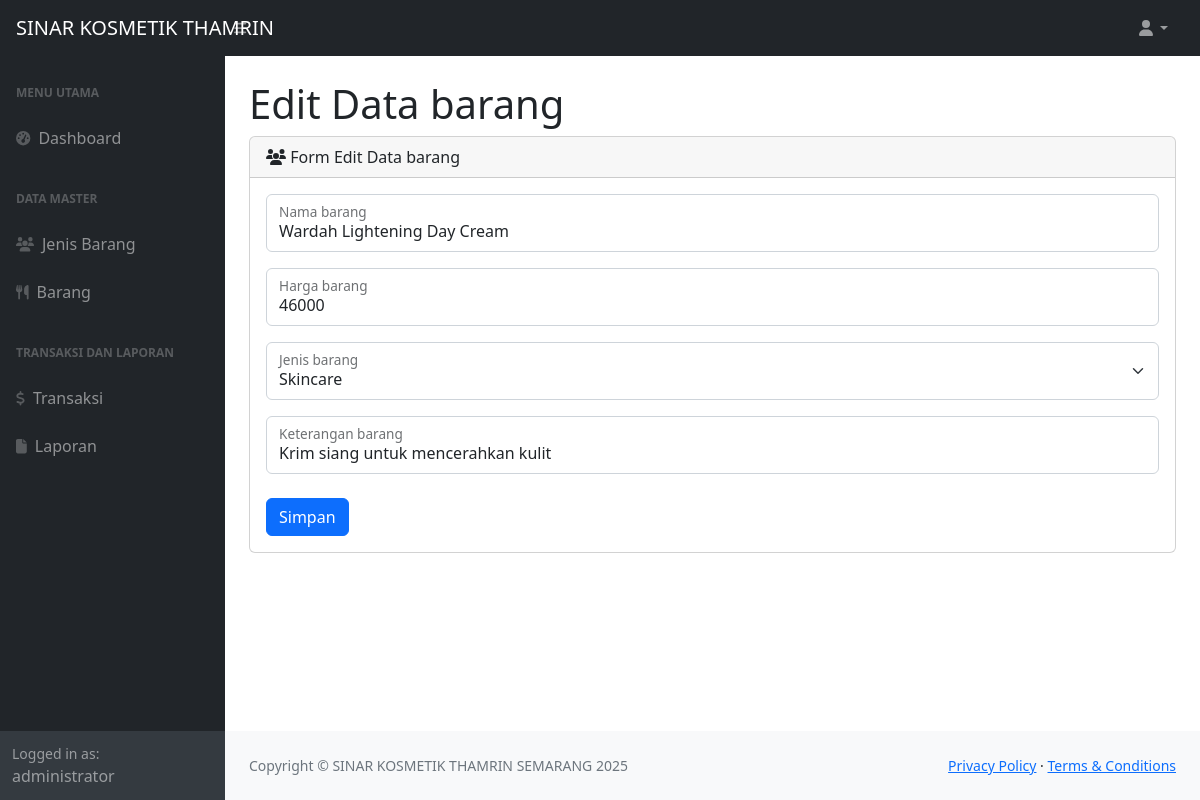
The page /kasir/index.php?page=editbarang&id=16 (signed in) on the database its author committed.
### tables this page shows
CREATE TABLE `barang` (
  `idbarang` int NOT NULL,
  `namabarang` varchar(50) NOT NULL,
  `hargabarang` int NOT NULL,
  `idjenisbarang` int NOT NULL,
  `keteranganbarang` varchar(100) NOT NULL
);

CREATE TABLE `jenisbarang` (
  `idjenisbarang` int NOT NULL,
  `namajenisbarang` varchar(50) NOT NULL,
  `keteranganjenisbarang` varchar(100) NOT NULL
);

### kasir/editbarang.php (the view, shortened to what this page needs)
<?php
    include "../connectdb.php";
    $id     = $_GET['id'];
    $qdata  = mysqli_query($sambung,"SELECT * FROM barang inner join jenisbarang on barang.idjenisbarang=jenisbarang.idjenisbarang WHERE idbarang='$id'");
    $dataa  = mysqli_fetch_array($qdata);
    ?>
<div class="container-fluid px-4">
    <h1 class="mt-4">Edit Data barang</h1>
    <div class="col-xl-12">
        <div class="card mb-4">
            <div class="card-header">
                <i class="fas fa-users"></i>
                Form Edit Data barang
            </div>
            <div class="card-body">
                <form action="proseseditbarang.php" method="post">
                    <div class="form-floating mb-3">
                        <input class="form-control" id="namabarang" name="namabarang" type="text" placeholder="Namabarang" value="<?php echo $dataa['namabarang'];?>"required />
                        <label for="Inputnamajenisbarang">Nama barang</label>
                    </div>
                    <div class="form-floating mb-3">
                        <input class="form-control" id="hargabarang" name="hargabarang" type="number" placeholder="hargabarang"value="<?php echo $dataa['hargabarang'];?>" required/>
                        <label for="Inputnamabarang">Harga barang</label>
                    </div>
                    <div class="form-floating mb-3">
                    <select class="form-select" id="jenisbarang" name="jenisbarang" aria-label="Default select example" required>
                            <option value="<?php echo $dataa['idjenisbarang'];?>"><?php echo $dataa['namajenisbarang'];?></option>
                        </select>
                        <label for="Inputnamabarang">Jenis barang</label>
                    </div>
                    <div class="form-floating mb-3">
                        <input class="form-control" id="keteranganbarang" name="keteranganbarang" type="text" placeholder="Keteranganbarang" value="<?php echo $dataa['keteranganbarang'];?>"required />
                        <label for="keteranganjenisbarang">Keterangan barang</label>
                    </div>
                    <div class="d-flex align-items-center justify-content-between mt-4 mb-0">
                        <button class="btn btn-primary" type="submit" name="login">Simpan</button>
                    </div>
                </form>
            </div>
        </div>
    </div>
</div>

### rows shown on the page
barang: namabarang "Wardah Lightening Day Cream", jenisbarang "Skincare", keteranganbarang "Krim siang untuk mencerahkan kulit"

### other values the page prints
$_SESSION["hakakses"] "administrator"
